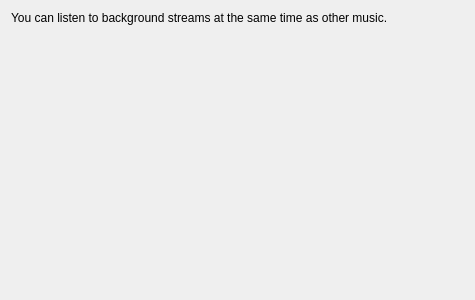
<?xml version="1.0" encoding="UTF-8"?>
<ui version="4.0">
 <class>BackgroundStreamsSettingsPage</class>
 <widget class="QWidget" name="BackgroundStreamsSettingsPage">
  <property name="geometry">
   <rect>
    <x>0</x>
    <y>0</y>
    <width>475</width>
    <height>300</height>
   </rect>
  </property>
  <property name="windowTitle">
   <string>Background Streams</string>
  </property>
  <layout class="QVBoxLayout" name="verticalLayout">
   <item>
    <widget class="QLabel" name="label_13">
     <property name="text">
      <string>You can listen to background streams at the same time as other music.</string>
     </property>
    </widget>
   </item>
   <item>
    <spacer name="verticalSpacer_4">
     <property name="orientation">
      <enum>Qt::Vertical</enum>
     </property>
     <property name="sizeHint" stdset="0">
      <size>
       <width>20</width>
       <height>256</height>
      </size>
     </property>
    </spacer>
   </item>
  </layout>
 </widget>
 <resources/>
 <connections/>
</ui>
